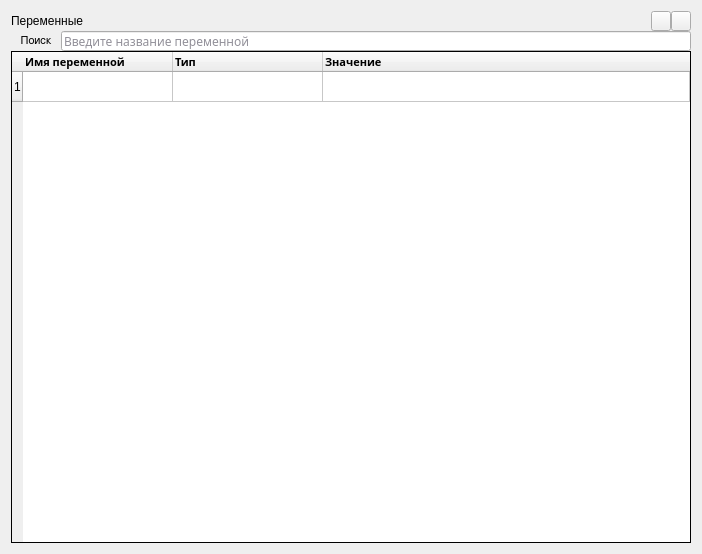
<?xml version="1.0" encoding="UTF-8"?>
<ui version="4.0">
 <class>Form</class>
 <widget class="QWidget" name="Form">
  <property name="geometry">
   <rect>
    <x>0</x>
    <y>0</y>
    <width>702</width>
    <height>554</height>
   </rect>
  </property>
  <property name="windowTitle">
   <string>Form</string>
  </property>
  <layout class="QVBoxLayout" name="verticalLayout_2">
   <item>
    <layout class="QVBoxLayout" name="verticalLayout">
     <property name="spacing">
      <number>0</number>
     </property>
     <item>
      <layout class="QHBoxLayout" name="horizontalLayout">
       <property name="spacing">
        <number>0</number>
       </property>
       <property name="sizeConstraint">
        <enum>QLayout::SetDefaultConstraint</enum>
       </property>
       <item>
        <widget class="QLabel" name="label_var_list">
         <property name="sizePolicy">
          <sizepolicy hsizetype="Maximum" vsizetype="Minimum">
           <horstretch>0</horstretch>
           <verstretch>0</verstretch>
          </sizepolicy>
         </property>
         <property name="maximumSize">
          <size>
           <width>2000</width>
           <height>20</height>
          </size>
         </property>
         <property name="text">
          <string>Переменные</string>
         </property>
        </widget>
       </item>
       <item>
        <spacer name="horizontalSpacer">
         <property name="orientation">
          <enum>Qt::Horizontal</enum>
         </property>
         <property name="sizeHint" stdset="0">
          <size>
           <width>40</width>
           <height>20</height>
          </size>
         </property>
        </spacer>
       </item>
       <item>
        <widget class="QPushButton" name="collapse_var_list">
         <property name="sizePolicy">
          <sizepolicy hsizetype="Minimum" vsizetype="Minimum">
           <horstretch>0</horstretch>
           <verstretch>0</verstretch>
          </sizepolicy>
         </property>
         <property name="maximumSize">
          <size>
           <width>20</width>
           <height>20</height>
          </size>
         </property>
         <property name="font">
          <font>
           <family>DejaVu Sans</family>
           <pointsize>8</pointsize>
          </font>
         </property>
         <property name="text">
          <string/>
         </property>
         <property name="iconSize">
          <size>
           <width>20</width>
           <height>20</height>
          </size>
         </property>
         <property name="autoDefault">
          <bool>false</bool>
         </property>
         <property name="default">
          <bool>false</bool>
         </property>
         <property name="flat">
          <bool>false</bool>
         </property>
        </widget>
       </item>
       <item alignment="Qt::AlignRight">
        <widget class="QPushButton" name="close_var_list">
         <property name="sizePolicy">
          <sizepolicy hsizetype="Minimum" vsizetype="Minimum">
           <horstretch>0</horstretch>
           <verstretch>0</verstretch>
          </sizepolicy>
         </property>
         <property name="maximumSize">
          <size>
           <width>20</width>
           <height>20</height>
          </size>
         </property>
         <property name="font">
          <font>
           <family>DejaVu Sans</family>
           <pointsize>8</pointsize>
          </font>
         </property>
         <property name="autoFillBackground">
          <bool>false</bool>
         </property>
         <property name="text">
          <string/>
         </property>
         <property name="iconSize">
          <size>
           <width>20</width>
           <height>20</height>
          </size>
         </property>
         <property name="flat">
          <bool>false</bool>
         </property>
        </widget>
       </item>
      </layout>
     </item>
     <item>
      <layout class="QGridLayout" name="gridLayout_3">
       <property name="sizeConstraint">
        <enum>QLayout::SetMaximumSize</enum>
       </property>
       <property name="spacing">
        <number>0</number>
       </property>
       <item row="0" column="0">
        <widget class="QLabel" name="label_search_var_list">
         <property name="sizePolicy">
          <sizepolicy hsizetype="Preferred" vsizetype="Fixed">
           <horstretch>0</horstretch>
           <verstretch>0</verstretch>
          </sizepolicy>
         </property>
         <property name="minimumSize">
          <size>
           <width>50</width>
           <height>0</height>
          </size>
         </property>
         <property name="maximumSize">
          <size>
           <width>50</width>
           <height>20</height>
          </size>
         </property>
         <property name="font">
          <font>
           <family>FreeSans</family>
           <pointsize>8</pointsize>
           <weight>50</weight>
           <italic>false</italic>
           <bold>false</bold>
          </font>
         </property>
         <property name="tabletTracking">
          <bool>false</bool>
         </property>
         <property name="acceptDrops">
          <bool>true</bool>
         </property>
         <property name="styleSheet">
          <string notr="true">font: 8pt &quot;FreeSans&quot;;</string>
         </property>
         <property name="lineWidth">
          <number>0</number>
         </property>
         <property name="text">
          <string>Поиск</string>
         </property>
         <property name="textFormat">
          <enum>Qt::PlainText</enum>
         </property>
         <property name="alignment">
          <set>Qt::AlignCenter</set>
         </property>
        </widget>
       </item>
       <item row="0" column="1">
        <widget class="QLineEdit" name="search_var_list">
         <property name="maximumSize">
          <size>
           <width>16777215</width>
           <height>20</height>
          </size>
         </property>
         <property name="font">
          <font>
           <family>Sans</family>
           <pointsize>9</pointsize>
           <weight>50</weight>
           <italic>false</italic>
           <bold>false</bold>
           <stylestrategy>PreferDefault</stylestrategy>
          </font>
         </property>
         <property name="layoutDirection">
          <enum>Qt::LeftToRight</enum>
         </property>
         <property name="styleSheet">
          <string notr="true">font: 9pt &quot;Sans&quot;;color:rgb(36, 31, 49)</string>
         </property>
         <property name="inputMask">
          <string/>
         </property>
         <property name="text">
          <string/>
         </property>
         <property name="frame">
          <bool>true</bool>
         </property>
         <property name="echoMode">
          <enum>QLineEdit::Normal</enum>
         </property>
         <property name="dragEnabled">
          <bool>false</bool>
         </property>
         <property name="placeholderText">
          <string>Введите название переменной</string>
         </property>
         <property name="cursorMoveStyle">
          <enum>Qt::LogicalMoveStyle</enum>
         </property>
         <property name="clearButtonEnabled">
          <bool>false</bool>
         </property>
        </widget>
       </item>
       <item row="1" column="0" colspan="2">
        <widget class="QTableWidget" name="table_var_list">
         <property name="enabled">
          <bool>true</bool>
         </property>
         <property name="sizePolicy">
          <sizepolicy hsizetype="Preferred" vsizetype="Preferred">
           <horstretch>0</horstretch>
           <verstretch>0</verstretch>
          </sizepolicy>
         </property>
         <property name="mouseTracking">
          <bool>true</bool>
         </property>
         <property name="tabletTracking">
          <bool>true</bool>
         </property>
         <property name="contextMenuPolicy">
          <enum>Qt::NoContextMenu</enum>
         </property>
         <property name="acceptDrops">
          <bool>false</bool>
         </property>
         <property name="frameShape">
          <enum>QFrame::Panel</enum>
         </property>
         <property name="frameShadow">
          <enum>QFrame::Plain</enum>
         </property>
         <property name="sizeAdjustPolicy">
          <enum>QAbstractScrollArea::AdjustToContentsOnFirstShow</enum>
         </property>
         <property name="dragEnabled">
          <bool>false</bool>
         </property>
         <property name="dragDropMode">
          <enum>QAbstractItemView::NoDragDrop</enum>
         </property>
         <property name="alternatingRowColors">
          <bool>false</bool>
         </property>
         <property name="selectionMode">
          <enum>QAbstractItemView::SingleSelection</enum>
         </property>
         <property name="textElideMode">
          <enum>Qt::ElideRight</enum>
         </property>
         <property name="showGrid">
          <bool>true</bool>
         </property>
         <property name="gridStyle">
          <enum>Qt::CustomDashLine</enum>
         </property>
         <property name="sortingEnabled">
          <bool>false</bool>
         </property>
         <property name="cornerButtonEnabled">
          <bool>true</bool>
         </property>
         <property name="rowCount">
          <number>1</number>
         </property>
         <attribute name="horizontalHeaderVisible">
          <bool>true</bool>
         </attribute>
         <attribute name="horizontalHeaderCascadingSectionResizes">
          <bool>false</bool>
         </attribute>
         <attribute name="horizontalHeaderDefaultSectionSize">
          <number>150</number>
         </attribute>
         <attribute name="horizontalHeaderStretchLastSection">
          <bool>true</bool>
         </attribute>
         <row/>
         <column>
          <property name="text">
           <string>Имя переменной</string>
          </property>
          <property name="font">
           <font>
            <family>Sans Serif</family>
            <pointsize>8</pointsize>
            <weight>75</weight>
            <bold>true</bold>
           </font>
          </property>
          <property name="textAlignment">
           <set>AlignLeading|AlignVCenter</set>
          </property>
          <property name="background">
           <color>
            <red>222</red>
            <green>221</green>
            <blue>218</blue>
           </color>
          </property>
         </column>
         <column>
          <property name="text">
           <string>Тип</string>
          </property>
          <property name="font">
           <font>
            <family>Sans Serif</family>
            <pointsize>8</pointsize>
            <weight>75</weight>
            <bold>true</bold>
           </font>
          </property>
          <property name="textAlignment">
           <set>AlignLeading|AlignVCenter</set>
          </property>
          <property name="background">
           <color>
            <red>222</red>
            <green>221</green>
            <blue>218</blue>
           </color>
          </property>
         </column>
         <column>
          <property name="text">
           <string>Значение</string>
          </property>
          <property name="font">
           <font>
            <family>Sans Serif</family>
            <pointsize>8</pointsize>
            <weight>75</weight>
            <bold>true</bold>
           </font>
          </property>
          <property name="textAlignment">
           <set>AlignLeading|AlignVCenter</set>
          </property>
          <property name="background">
           <color>
            <red>222</red>
            <green>221</green>
            <blue>218</blue>
           </color>
          </property>
         </column>
         <item row="0" column="0">
          <property name="textAlignment">
           <set>AlignLeading|AlignVCenter</set>
          </property>
          <property name="foreground">
           <brush brushstyle="Dense1Pattern">
            <color alpha="255">
             <red>0</red>
             <green>0</green>
             <blue>0</blue>
            </color>
           </brush>
          </property>
         </item>
        </widget>
       </item>
      </layout>
     </item>
    </layout>
   </item>
  </layout>
 </widget>
 <resources/>
 <connections/>
</ui>
